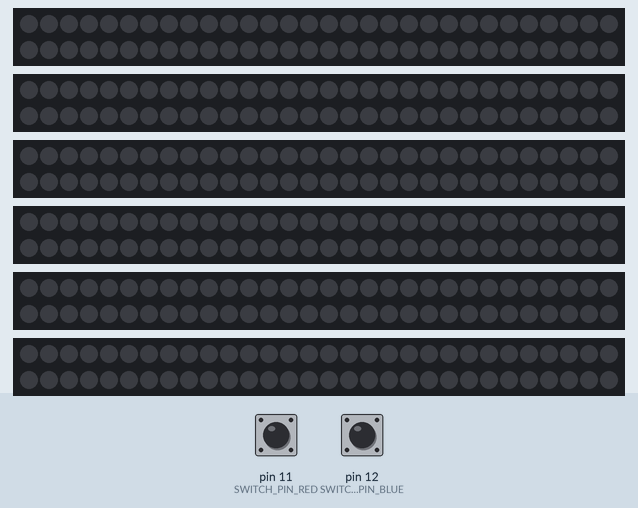
The sketch below on a simulated Arduino Uno, built with avr-gcc and run on an emulated ATmega328P. Shown: 6 × 60 RGB LEDs in strip order, left to right, continuing on the next row. The test bench sets the inputs (shaded band); at power-on: pin 11 (SWITCH_PIN_RED) LOW, pin 12 (SWITCH_PIN_BLUE) LOW.

Above: at 1.2 s.
1.3 s: pin 11 (SWITCH_PIN_RED) pulled HIGH for 0.15 s
At 1.4 s:
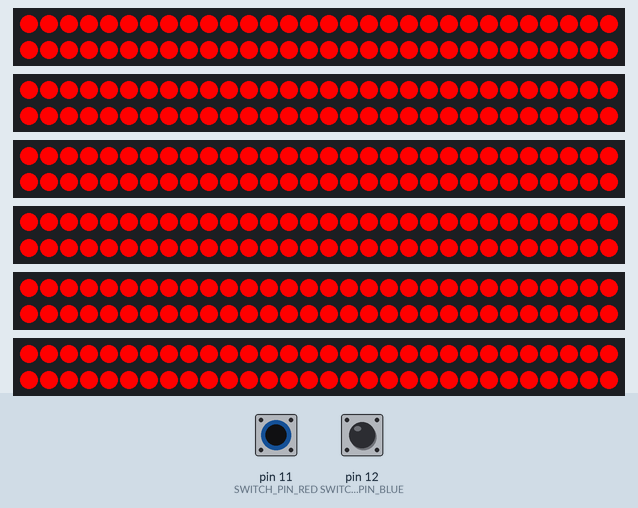
2.9 s: pin 12 (SWITCH_PIN_BLUE) pulled HIGH for 0.15 s
At 2.99 s:
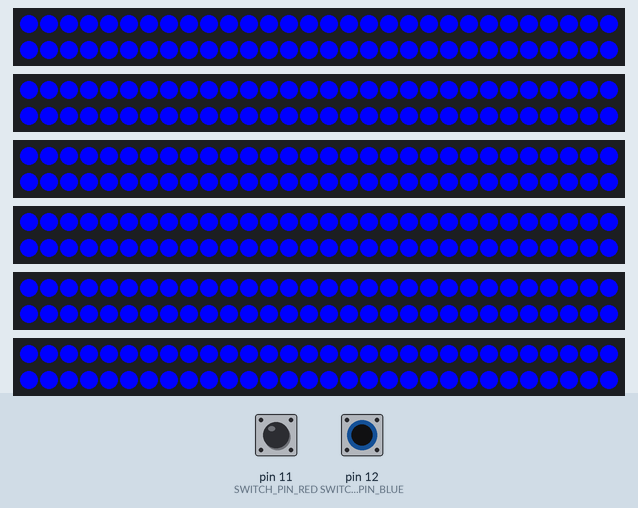
4.5 s: pin 12 (SWITCH_PIN_BLUE) pulled HIGH for 3.2 s
9.2 s: pin 11 (SWITCH_PIN_RED) pulled HIGH for 3.2 s
At 9.9 s:
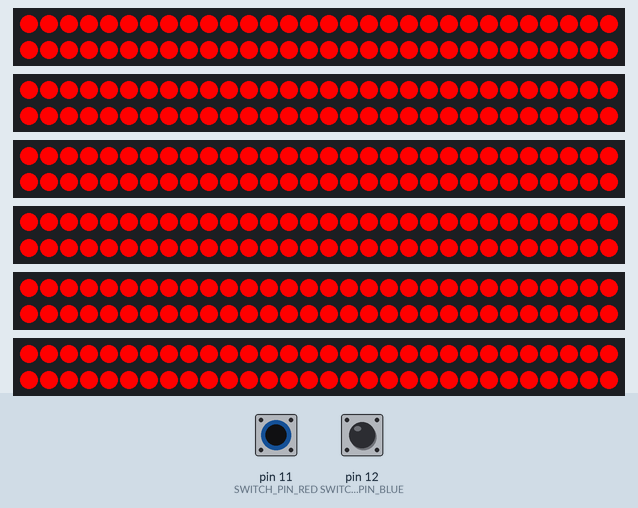
Timing chart, 0 to 12.2 s (numbered marks = the images above; inputs shaded):
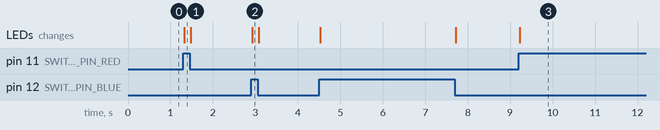

The sketch:

robot_leds.ino
```cpp
#include "FastLED.h"

#define delayms 2000

#define LEDS_STRIP_UNDER_LEFT 60
#define LEDS_STRIP_UNDER_RIGHT 60
#define LEDS_STRIP_UPPER_LEFT 60
#define LEDS_STRIP_UPPER_RIGHT 60
#define LEDS_EXTRA_ONE 60
#define LEDS_EXTRA_TWO 60

#define DATA_PIN_STRIP_UNDER_LEFT 2
#define DATA_PIN_STRIP_UNDER_RIGHT 3
#define DATA_PIN_STRIP_UPPER_LEFT 4
#define DATA_PIN_STRIP_UPPER_RIGHT 5
#define DATA_PIN_EXTRA_ONE 6
#define DATA_PIN_EXTRA_TWO 7

#define SWITCH_PIN_BLUE 12
#define SWITCH_PIN_RED 11

CRGB ledsUnderLeft[LEDS_STRIP_UNDER_LEFT];
CRGB ledsUnderRight[LEDS_STRIP_UNDER_RIGHT];
CRGB ledsUpperLeft[LEDS_STRIP_UPPER_LEFT];
CRGB ledsUpperRight[LEDS_STRIP_UPPER_RIGHT];
CRGB ledsExtraOne[LEDS_EXTRA_ONE];
CRGB ledsExtraTwo[LEDS_EXTRA_TWO];


void setup() {
 pinMode(SWITCH_PIN_BLUE, INPUT);
 pinMode(SWITCH_PIN_RED, INPUT);
 //Serial.begin(9600);
 FastLED.addLeds<NEOPIXEL, DATA_PIN_STRIP_UNDER_LEFT>(ledsUnderLeft, LEDS_STRIP_UNDER_LEFT);
 FastLED.addLeds<NEOPIXEL, DATA_PIN_STRIP_UNDER_RIGHT>(ledsUnderRight, LEDS_STRIP_UNDER_RIGHT);
 FastLED.addLeds<NEOPIXEL, DATA_PIN_STRIP_UPPER_LEFT>(ledsUpperLeft, LEDS_STRIP_UPPER_LEFT);
 FastLED.addLeds<NEOPIXEL, DATA_PIN_STRIP_UPPER_RIGHT>(ledsUpperRight, LEDS_STRIP_UPPER_RIGHT);
 FastLED.addLeds<NEOPIXEL, DATA_PIN_EXTRA_ONE>(ledsExtraOne, LEDS_EXTRA_ONE);
 FastLED.addLeds<NEOPIXEL, DATA_PIN_EXTRA_TWO>(ledsExtraTwo, LEDS_EXTRA_TWO);

}

void turnRed( CRGB *strip, uint8_t pixels) {
  ////Serial.println("begin turnRed");
  for (uint8_t i = 0; i < pixels; ++i){
     strip[i] = CRGB::Red;
     //Serial.print(i);
     //Serial.print(":");
     //Serial.println(strip[i]);
  }
}

void turnBlue( CRGB *strip, uint8_t pixels) {
  //Serial.println("begin turnBlue");
  for (uint8_t i = 0; i < pixels; ++i){
     strip[i] = CRGB::Blue;
     //Serial.print(i);
     //Serial.print(":");
     //Serial.println(strip[i]);
  }
}

void turnBlack( CRGB *strip, uint8_t pixels) {
  //Serial.println("begin turnBlack");
  for (uint8_t i = 0; i < pixels; ++i){
     strip[i] = CRGB::Black;
     //Serial.print(i);
     //Serial.print(":");
     //Serial.println(strip[i]);
  }
}

void allBlue() {
  turnBlue(ledsUnderLeft, LEDS_STRIP_UNDER_LEFT);
  turnBlue(ledsUnderRight, LEDS_STRIP_UNDER_RIGHT);
  turnBlue(ledsUpperLeft, LEDS_STRIP_UPPER_LEFT);
  turnBlue(ledsUpperRight, LEDS_STRIP_UPPER_RIGHT);
  turnBlue(ledsExtraOne, LEDS_EXTRA_ONE);
  turnBlue(ledsExtraTwo, LEDS_EXTRA_TWO);

}

void allRed() {
  turnRed(ledsUnderLeft, LEDS_STRIP_UNDER_LEFT);
  turnRed(ledsUnderRight, LEDS_STRIP_UNDER_RIGHT);
  turnRed(ledsUpperLeft, LEDS_STRIP_UPPER_LEFT);
  turnRed(ledsUpperRight, LEDS_STRIP_UPPER_RIGHT);
  turnRed(ledsExtraOne, LEDS_EXTRA_ONE);
  turnRed(ledsExtraTwo, LEDS_EXTRA_TWO);
}

void allBlack() {
  turnBlack(ledsUnderLeft, LEDS_STRIP_UNDER_LEFT);
  turnBlack(ledsUnderRight, LEDS_STRIP_UNDER_RIGHT);
  turnBlack(ledsUpperLeft, LEDS_STRIP_UPPER_LEFT);
  turnBlack(ledsUpperRight, LEDS_STRIP_UPPER_RIGHT);
  turnBlack(ledsExtraOne, LEDS_EXTRA_ONE);
  turnBlack(ledsExtraTwo, LEDS_EXTRA_TWO);
}

void loop() {
  //Serial.println();

  if(digitalRead(SWITCH_PIN_BLUE) == HIGH) {
    allBlue();
  }
  if(digitalRead(SWITCH_PIN_RED) == HIGH) {
    allRed();
  }
  if(digitalRead(SWITCH_PIN_BLUE) == LOW && digitalRead(SWITCH_PIN_RED) == LOW) {
    allBlack();
  }
  FastLED.show();
}
```

Measured:
- after the input at 1.3 s, the LEDs: change at once (image 1)
- after the input at 2.9 s, the LEDs: change at once (image 2)
- after the input at 9.2 s, the LEDs: change at once (image 3)
